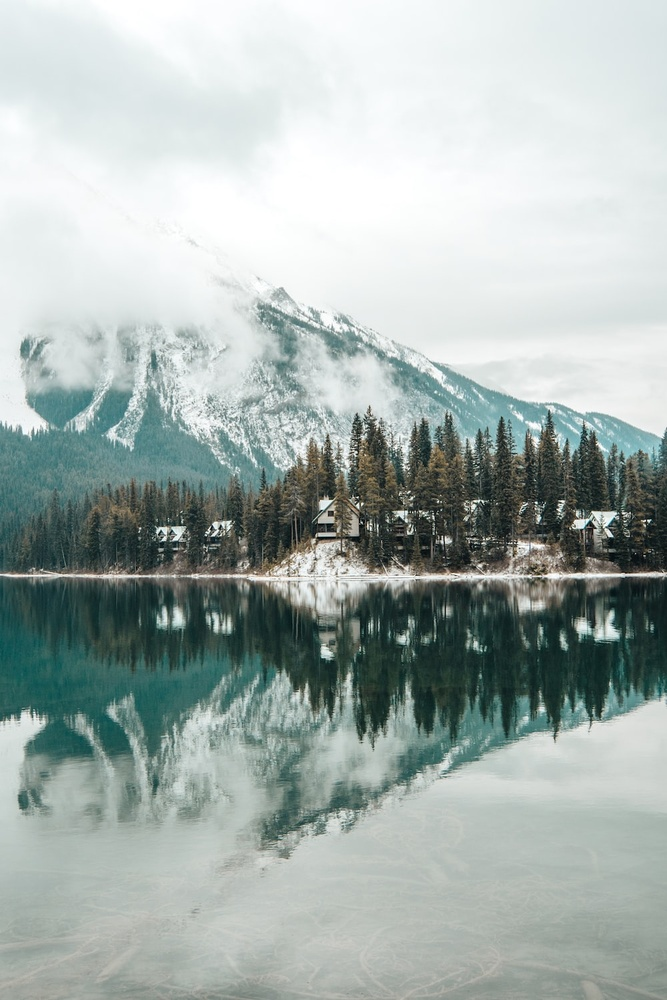
#> input picture chapter1.jpg, 667 x 1000 px, shrunk from 1000 x 1500 before the run
$ python Ques_2.py
#> lines starting #> are read from the running program, lines starting #| are printed output that depends on the picture
'''Question 2 - Solved By Synthia Islam'''
# Github Link: https://github.com/cas119/HIT137-software-now-cas119

# -*- coding: utf-8 -*-

# pip install Pillow

# Chapter 1: The Gatekeeper


import time
from PIL import Image


def modify_image(file_path):
    '''Chapter 1: Convert Image and Calculate Red Pixel Values'''
    try:
        # Generate the number
        current_time = int(time.time())
        generated_number = (current_time % 100) + 50
        if generated_number % 2 == 0:
            generated_number += 10

        # Open an image and modify it
        img = Image.open(file_path)
        img = img.convert('RGB')  # Ensure it's in RGB format
        pixels = img.load()

        # Modify the pixels
        for i in range(img.width):
            for j in range(img.height):
                r, g, b = pixels[i, j]
                pixels[i, j] = ((r + generated_number) % 256,
                                (g + generated_number) % 256,
                                (b + generated_number) % 256)

        # Save the new image
        img.save('./chapter1out.png')

        # Calculate the sum of the red pixel values
        red_sum = sum(pixels[i, j][0] for i in range(img.width) for j in range(img.height))
        return red_sum
    except IOError:
        print("Error: The file could not be opened or found.")
    except Exception as exc:
        print(f"An error occurred: {exc}")

    return 0


# Chapter 2: The Chamber of Strings
def process_string(long_str):
    '''Chapter 2: Separate Even number and strings and convert them to ASCII Values'''
    if len(long_str) < 16:
        raise ValueError("String must be at least 16 characters long")

    # Separate numbers and letters
    number_string = ''.join(filter(str.isdigit, long_str))
    print("Number String: " + number_string)

    letter_string = ''.join(filter(str.isalpha, long_str))
    print("Letter String: " + letter_string + "\n")

    # Separate Even Numbers and Convert to their ASCII values
    even_num_string = ""
    ascii_numbers = []
    for num in number_string:
        if int(num) % 2 == 0:
            even_num_string += num + " "
            ascii_numbers += [str(ord(num))]

    print("Even Numbers: " + even_num_string)
    print("ASCII Values of Even Numbers: " + str(ascii_numbers) + "\n")

    # Separate Upper-case letters and Convert to their ASCII values
    upper_string = ""
    ascii_upper = []
    for letter in letter_string:
        if letter.isupper():
            upper_string += letter + " "
            ascii_upper += [str(ord(letter))]

    print("Upper Case Letters: " + upper_string)
    print("ASCII Values of Upper Case Letters: " + str(ascii_upper) + "\n")
    ascii_uppercase = [str(ord(char)) for char in letter_string if char.isupper()]

    return ascii_numbers + ascii_uppercase


# Chapter 3: Decrypting a Cryptogram
def decipher_cryptogram(text, shift):
    '''Decrypt the cryptogram and find the original quote and shift value'''
    if not text.strip():  # Check if text is not empty or just whitespace
        raise ValueError("Text must not be empty")

    shift = shift % 26  # Normalize shift to handle larger numbers

    decrypted_text = []
    for char in text:
        if char.isalpha():  # Only decrypt alphabetical characters
            shifted = ord(char) - shift
            if char.isupper():
                if shifted < ord('A'):
                    shifted += 26
            elif shifted < ord('a'):
                shifted += 26
            decrypted_text.append(chr(shifted))
        else:
            decrypted_text.append(char)  # Non-alphabetic characters are not changed
    return ''.join(decrypted_text)


def main():
    '''Main function'''
    # Chapter 1: Example for Chapter1.jpg
    print("Chapter 1:")

    red_pixel_sum = modify_image('./chapter1.jpg')
#> in modify_image, img is the input picture: PIL image 667x1000 RGB; mean R, G, B 166, 177.4, 174.1
#> in modify_image, `img.save('./chapter1out.png')`:
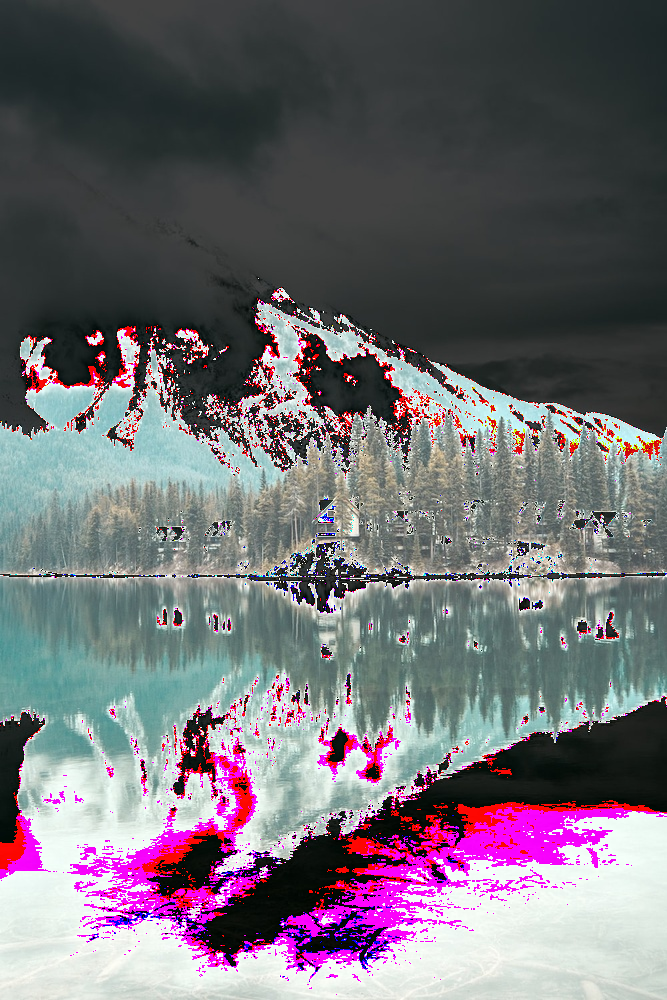
#> saved as chapter1out.png: PIL image 667x1000 RGB; mean R, G, B 113.5, 108.5, 116.1
#> in modify_image, `red_sum = sum(pixels[i, j][0] for i in range(img.width) for j in range..`: red_sum = 75718524
#> red_pixel_sum = 75718524
    print(red_pixel_sum)
#| 75718524

    # Chapter 2: Example for Separating Upper-case letters and Converting to their ASCII values
    print("\nChapter 2:")
    try:
        input_string = "56aAww1984sktr235270aYmn145ss785fsq31D0"
        result = process_string(input_string)
        print("The Combined Result: " + str(result))
    except Exception as e:
        print(e)

    # Chapter 3: Decrypt the given cryptogram and Find out the original quote with the shift key
    print("\nChapter 3:")
    try:
        cipher_text = "VZ FRYSVFU VZCNGVRAG NAQ N YVGGYR VAFRPHER V ZNXR ZVFGNXRF V NZ BHG BS PBAGEBY NAQ NG GVZRF UNEQ GB UNAQYR OHG VS LBH PNAG UNAQYR ZR NG ZL JBEFG GURA LBH FHER NF URYY QBAG QRFREIR ZR NG ZL ORFG ZNEVYLA ZBAEBR"

        # Trying different shifts
        for shift in range(26):
            decrypted_message = decipher_cryptogram(cipher_text, shift)
            print(f"Shift {shift}: {decrypted_message}")
        print("")
        print("From the result, we have found that the Shift Key is 13\n")
        decrypted_text = decipher_cryptogram(cipher_text, 13)
        print("Original Quote is: " + decrypted_text)
    except Exception as exp:
        print(exp)


# Driver code
if __name__ == '__main__':
    # Example of The Quest for the Hidden Treasure
    main()
